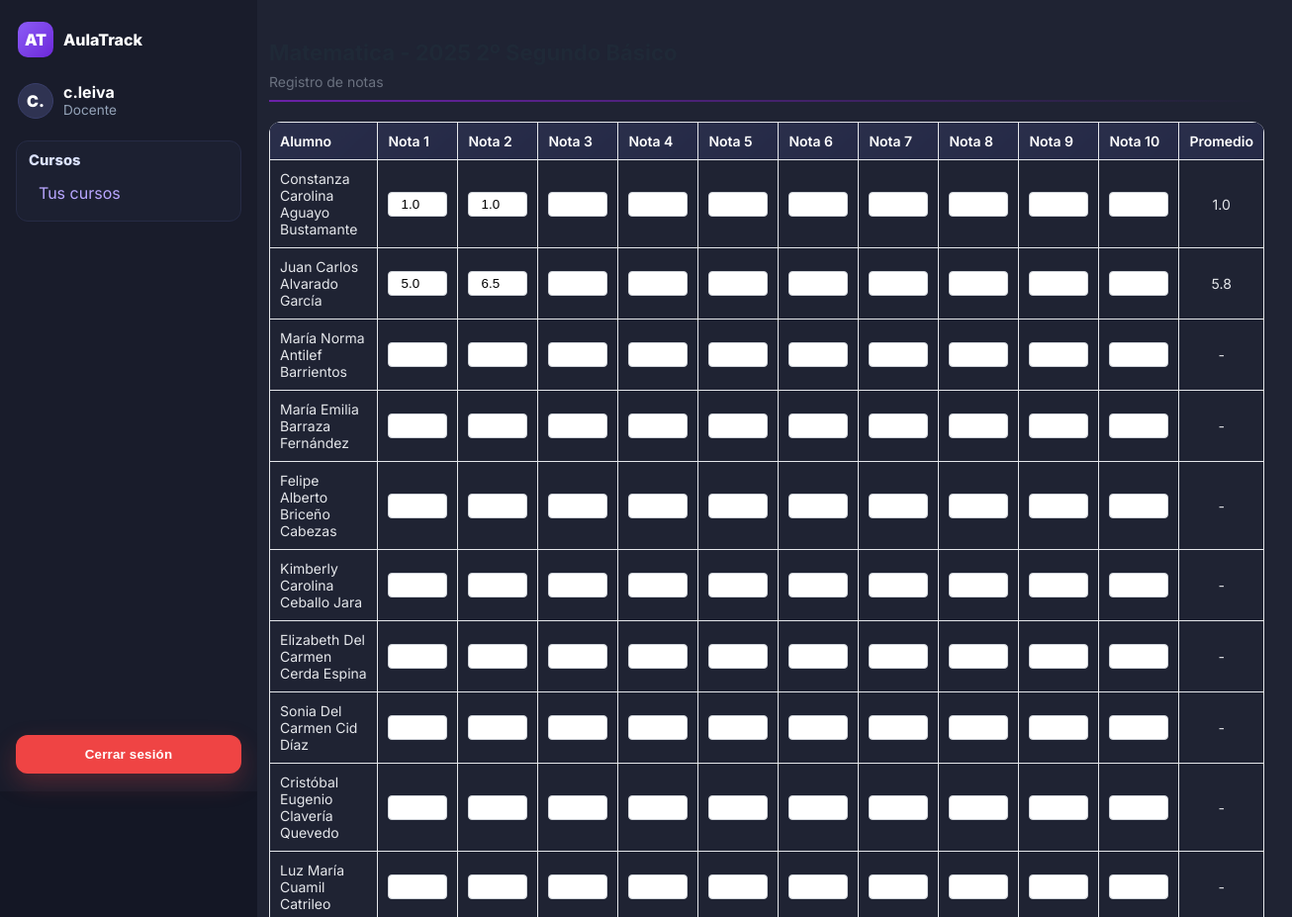
Page /curso/17/asignatura/12/notas/ (signed in, upper part) on the earlier database version.
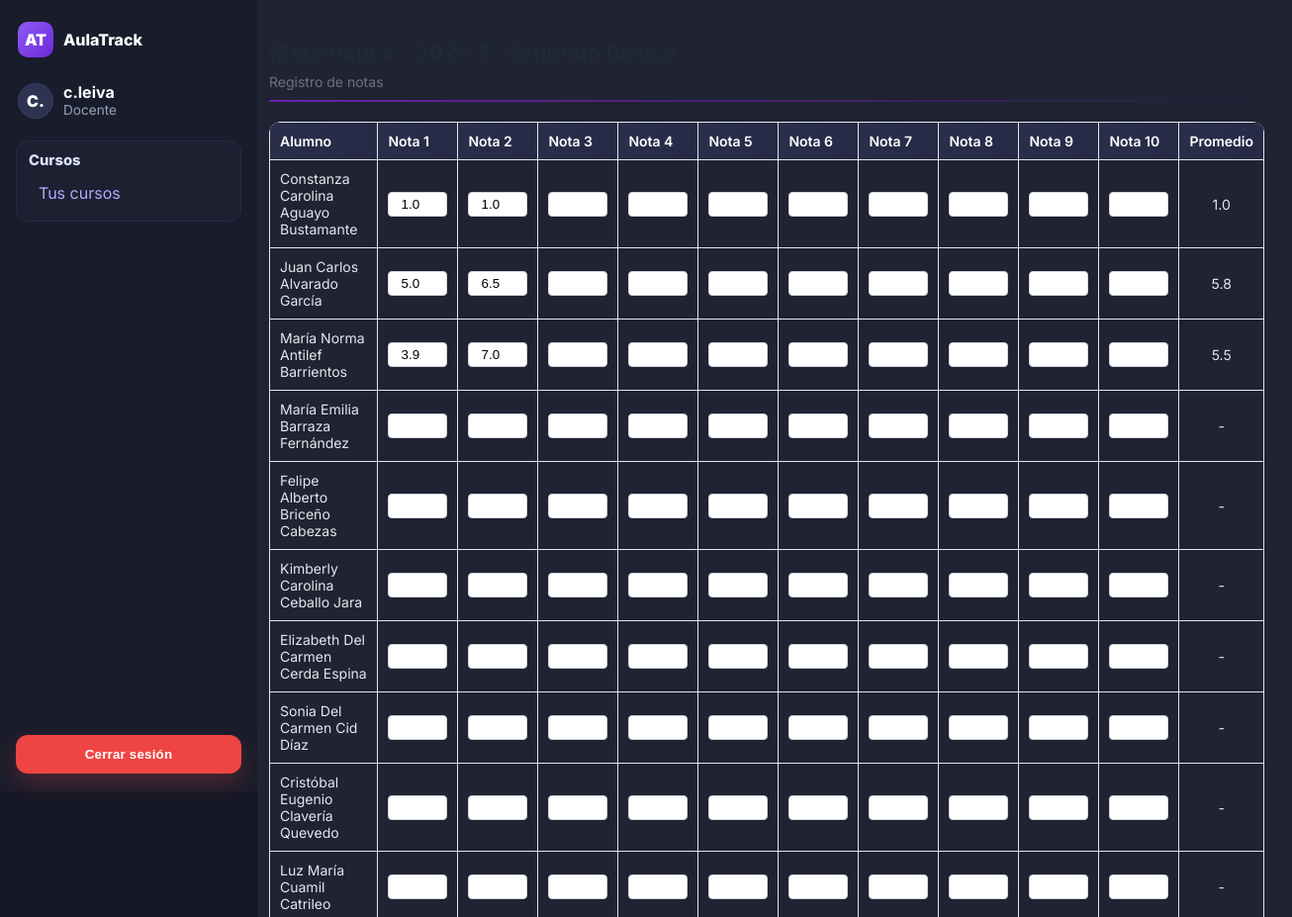
Same page on the later database version.
### usuarios/models.py (models this page shows, shortened)
class Perfil(models.Model):
    ROLE_DOCENTE = 'docente'
    ROLE_UTP = 'utp'
    ROLE_INSPECTOR = 'inspector'
    ROLE_CHOICES = [
        (ROLE_DOCENTE, 'Docente'),
        (ROLE_UTP, 'UTP'),
        (ROLE_INSPECTOR, 'Inspector'),
    ]
    user = models.OneToOneField(User, on_delete=models.CASCADE, related_name='perfil')
    role = models.CharField(max_length=20, choices=ROLE_CHOICES)

class Alumno(models.Model):
    rut = models.CharField(
        max_length=12,
        unique=True,
        validators=[rut_validator],
        help_text="Formato: 12.345.678-9 o 12345678-9"
    )
    nombres = models.CharField(max_length=100)
    apellidos = models.CharField(max_length=100)
    fecha_nacimiento = models.DateField()
    contacto_emergencia = models.CharField(
        max_length=15,
        validators=[telefono_validator],
        help_text="Formato: +569XXXXXXXX"
    )
    curso = models.ForeignKey("Curso", on_delete=models.SET_NULL, null=True, blank=True)
    class Meta:
        ordering = ['apellidos', 'nombres']

class Nota(models.Model):
    valor = models.FloatField()
    fecha_registro = models.DateField(auto_now_add=True)
    evaluacion = models.CharField(max_length=50)
    alumno = models.ForeignKey(Alumno, on_delete=models.CASCADE)
    asignatura = models.ForeignKey(Asignatura, on_delete=models.CASCADE)
    profesor = models.ForeignKey(User, on_delete=models.CASCADE)
    ultima_actualizacion = models.DateTimeField(auto_now=True)
    numero = models.PositiveSmallIntegerField()
    class Meta:
        ordering = ["alumno", "asignatura", "evaluacion"]

### usuarios/views.py (the view, shortened to what this page needs)
# urls.py: path('curso/<int:curso_id>/asignatura/<int:asignatura_id>/notas/', views.libro_notas, name='libro_notas'),
@login_required
def libro_notas(request, curso_id, asignatura_id):
    curso = get_object_or_404(Curso, id=curso_id)
    asignatura = get_object_or_404(Asignatura, id=asignatura_id)
    alumnos = Alumno.objects.filter(curso=curso)
    columnas_notas = range(1, 11)
    notas_por_alumno = {}
    for alumno in alumnos:
        notas_queryset = Nota.objects.filter(alumno=alumno, asignatura=asignatura)
        notas_dict = {n.numero: n.valor for n in notas_queryset}
        notas_lista = [notas_dict.get(i, None) for i in columnas_notas]
        notas_validas = [v for v in notas_lista if v is not None]
        promedio = round(sum(notas_validas)/len(notas_validas), 1) if notas_validas else None
        notas_por_alumno[alumno] = {
            'notas': notas_lista,
            'promedio': promedio
        }
    context = {
        'curso': curso,
        'asignatura': asignatura,
        'alumnos': alumnos,
        'notas_por_alumno': notas_por_alumno,
        'columnas_notas': columnas_notas,
    }
    return render(request, 'notas.html', context)

### usuarios/templates/notas.html (shortened to what this page needs)
{% extends 'base.html' %}
{% load static %}
{% block content %}
<h2 class="sectionTitle">{{ asignatura.nombre }} - {{ curso.año }} {{ curso.nombre }}</h2>
<p class="hint">Registro de notas</p>
<div class="divider"></div>
<form method="post">
  <div class="grades-scroll">
    <table class="grades-table">
      <thead>
        <tr>
          <th>Alumno</th>
          {% for i in columnas_notas %}
            <th>Nota {{ i }}</th>
          {% endfor %}
          <th>Promedio</th>
        </tr>
      </thead>
      <tbody>
        {% for alumno, data in notas_por_alumno.items %}
        <tr>
          <td style="text-align:left;">{{ alumno.nombres }} {{ alumno.apellidos }}</td>
          {% for nota in data.notas %}
            <td>
              <input type="number" step="0.1" min="1.0" max="7.0"
                     name="nota_{{ alumno.id }}_{{ forloop.counter }}"
                     value="{{ nota }}">
            </td>
          {% endfor %}
          <td>
            {% if data.promedio %}
              {{ data.promedio }}
            {% else %}
              -
            {% endif %}
          </td>
        </tr>
        {% endfor %}
      </tbody>
    </table>
  </div>
</form>
{% endblock %}

### usuarios/templates/base.html (shortened to what this page needs)
{% load static %}
<!DOCTYPE html>
<html lang="es">
  <head>
    <link rel="stylesheet" href="{% static 'css/base.css' %}">
  </head>
  <body>
    <main class="app">
      <aside class="sidebar" aria-label="Barra lateral">
        <div class="sidebar-top">
          <div class="brand">
            <div class="logo" aria-hidden="true">AT</div>
            <div class="name">AulaTrack</div>
          </div>
          <div class="profile" aria-label="Perfil usuario">
            <div class="avatar" aria-hidden="true">
              {{ user.username|slice:":2"|upper }}
            </div>
            <div>
              <div class="docente">{{ user.username }}</div>
              <div class="rol">{{ user.perfil.role|title|default:"Sin rol" }}</div>
            </div>
          </div>
          <nav aria-label="Menú principal" class="menu">
            <div class="nav-section">
              <h4>Cursos</h4>
              <ul>
                <li><a href="{% url 'home' %}">Tus cursos</a></li>
              </ul>
            </div>
          </nav>
        </div>
        {% if user.is_authenticated %}
        <div class="logout">
          <form method="post" action="{% url 'logout' %}">
            <button type="submit" class="logout-btn">Cerrar sesión</button>
          </form>
        </div>
        {% endif %}
      </aside>
      <section class="main">
        <div class="content">
          {% block content %}{% endblock %}
        </div>
      </section>
    </main>
  </body>
</html>

### usuarios/static/css/base.css (style rules this page uses)
:root { --brand-300:#c084fc; --brand-400:#b072ff; --brand-500:#a855f7; --brand-600:#8b5cf6; --brand-700:#7c3aed; --brand-800:#6d28d9; --bg-900:#141725; --bg-800:#191c2b; --bg-700:#1f2333; --panel:#23273a; --panel-2:#2b3050; --txt-100:#f3f4f6; --txt-200:#e5e7eb; --txt-400:#cbd5e1; --txt-600:#94a3b8; --success:#22c55e; --warning:#f59e0b; --danger:#ef4444; --ring: rgba(168,85,247,.45); --shadow: 0 10px 30px rgba(0,0,0,.35); --radius: 14px; }
* { box-sizing:border-box }
html,body { height:100% }
body { margin:0; font-family: Inter, system-ui, -apple-system, Segoe UI, Roboto, Helvetica, Arial, sans-serif; color:var(--txt-200); background: var(--bg-900); }
a { color:var(--brand-400);text-decoration:none }
h1,h2,h3 { margin:0 0 .5rem;color:#fff }
p { margin:.25rem 0;color:var(--txt-400) }
.sectionTitle { font-size:1.35rem;font-weight:800;color:#fff }
.hint { color:var(--txt-600) }
.divider { height:1px;background:#2a2d45;margin:12px 0 18px }
.app { display:grid; grid-template-columns:260px 1fr; min-height:100vh; }
.main { background:var(--bg-700); padding:24px 28px 28px 12px; }
.content { max-width:none;width:100%;margin:0 }
.sidebar { background:var(--bg-800); color:var(--txt-200); width:260px; height:100vh; display:flex; flex-direction:column; padding:18px 16px; }
.sidebar-top { display:flex; flex-direction:column; gap:16px; flex:1; }
.brand { display:flex;align-items:center;gap:10px; font-weight:800;color:#fff;margin:4px 2px 4px; }
.brand .logo { width:36px;height:36px;display:grid;place-items:center;border-radius:10px; background:linear-gradient(135deg,var(--brand-600),var(--brand-800)); color:#fff;font-weight:900; }
.profile { display:flex;gap:10px;align-items:center; margin:6px 2px 2px; }
.profile .avatar { width:36px;height:36px;border-radius:999px;display:grid;place-items:center; background:#2f3352;color:#fff;font-weight:900;border:1px solid #3a3f6b; }
.profile .docente { color:#fff;font-weight:700;line-height:1.1 }
.profile .rol { color:var(--txt-600);font-size:.85rem }
.menu { margin-top:4px }
.nav-section { background:#1c2031; border:1px solid #262b45; border-radius:12px; padding:10px 12px; }
.nav-section h4 { margin:0 0 6px; color:#dbe2ff; font-weight:800; font-size:.92rem; }
.nav-section ul { list-style:none; margin:0; padding:0; display:grid; gap:4px; }
.nav-section a { display:block; padding:8px 10px; border-radius:10px; color:#b9a7ff; }
.logout { margin-top:12px; }
.sidebar .logout-btn { width:100%; padding:.75rem 1rem; border:0; border-radius:12px; background: var(--danger); color:#fff; font-weight:800; letter-spacing:.2px; cursor:pointer; transition: background .2s ease, transform .05s ease, box-shadow .2s ease; box-shadow:0 10px 24px rgba(239,68,68,.25); }
table { width:100%;border-collapse:collapse;border-radius:12px;overflow:hidden;background:transparent }
thead th { background:linear-gradient(135deg, #2a2f4b, #252946); color:#fff;text-align:left;padding:.85rem;border-bottom:1px solid #32365a;font-weight:700 }
tbody td { padding:.8rem;border-bottom:1px solid #2a2e4a;color:var(--txt-200) }

### usuarios/templates/notas.html (style rules this page uses)
.grades-scroll { overflow-x: auto; margin-top: 20px; }
.grades-table { width: 100%; border-collapse: collapse; text-align: center; font-size: 14px; }
.grades-table th, .grades-table td { border: 1px solid #e5e7eb; padding: 10px; }
.grades-table th { background-color: #f3f4f6; font-weight: 600; }
.grades-table input { width: 60px; text-align: center; border: 1px solid #d1d5db; border-radius: 4px; padding: 4px; }
.sectionTitle { font-size: 22px; font-weight: 700; color: #1f2937; }
.hint { color: #6b7280; font-size: 14px; }
.divider { height: 2px; width: 100%; background: linear-gradient(to right, #6b21a8, transparent); margin: 10px 0 20px; }

Differences in the rows shown:
shown differently, row unchanged: Alumno "María Norma": promedio (not shown) → "5.5"; no longer shows "-"
added Nota: notas "3.9"
added Nota: notas "7.0"
